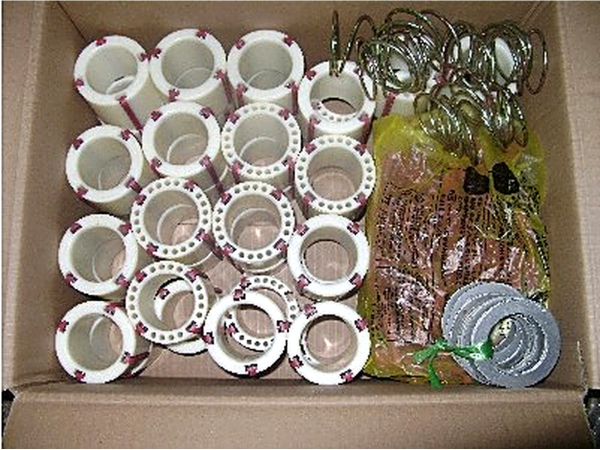
#> input picture apig-website/assets/img/102_0.jpg, 1200 x 900 px (shown at 1/2 size)
$ python -i process_images.py   (imports and definitions only)
#> lines starting #> are read from the running program, lines starting #| are printed output that depends on the picture
#> further down, picture is the input picture: PIL image 1200x900 RGB; mean R, G, B 140.1, 127.4, 112.5
# -*- coding: utf-8 -*-
"""Normalise and enhance the legacy product photographs.

The old catalogue images are low-resolution, inconsistently cropped and often
sit on a large white field with the product occupying a small corner.  This
script trims that dead margin, scales the result with LANCZOS, applies a mild
brightness / contrast / sharpness pass and writes a consistent pair of assets:

    assets/img/<id>.jpg      1200 x 900  (product, centred, white canvas)
    assets/thumbs/<id>.jpg    480 x 360  (card thumbnails)

Output manifest: build/images.json
"""
import json
import os
import sys

from PIL import Image, ImageEnhance, ImageFilter

# [1 line not run here, left out]

HERE = os.path.dirname(os.path.dirname(os.path.abspath(__file__)))
RAW = os.path.join(HERE, "build", "raw_images")
OUT_MAIN = os.path.join(HERE, "assets", "img")
OUT_THUMB = os.path.join(HERE, "assets", "thumbs")

MAIN_SIZE = (1200, 900)
THUMB_SIZE = (480, 360)

# a pixel counts as "background" when it is this close to paper white
WHITE_CUT = 242


# [35 lines left out: functions trim_white, contain, not called in this run]


def enhance(img):
    img = ImageEnhance.Brightness(img).enhance(1.07)
    img = ImageEnhance.Contrast(img).enhance(1.06)
    img = ImageEnhance.Color(img).enhance(1.04)
    img = img.filter(ImageFilter.UnsharpMask(radius=1.4, percent=75, threshold=3))
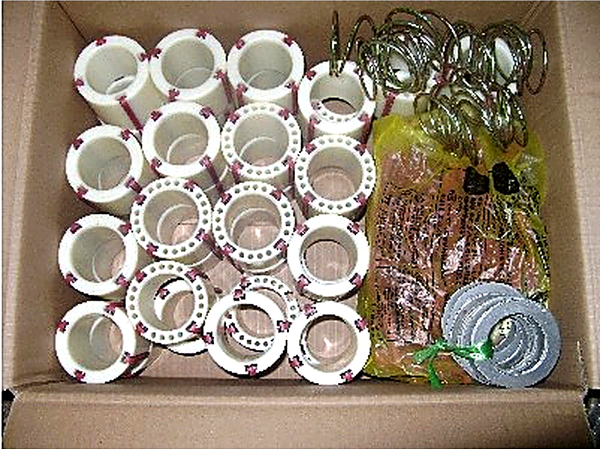
#> img: PIL image 1200x900 RGB (shown at 1/2 size); mean R, G, B 148.1, 133.4, 116.3
    return img


# [43 lines left out: functions process, main, not called in this run]


# [2 lines not run here, left out]

>>> from PIL import Image
>>> picture = Image.open('../assets/img/102_0.jpg')
>>> result = enhance(picture)
